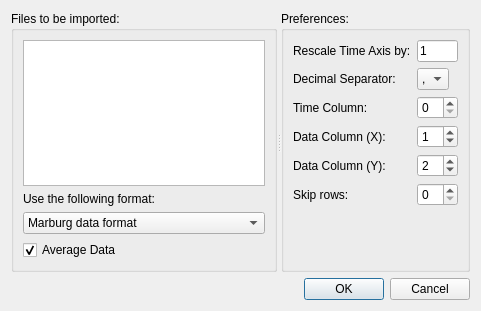
<?xml version="1.0" encoding="UTF-8"?>
<ui version="4.0">
 <class>Dialog</class>
 <widget class="QDialog" name="Dialog">
  <property name="geometry">
   <rect>
    <x>0</x>
    <y>0</y>
    <width>481</width>
    <height>311</height>
   </rect>
  </property>
  <property name="windowTitle">
   <string>Dialog</string>
  </property>
  <layout class="QVBoxLayout" name="verticalLayout_2">
   <item>
    <widget class="QSplitter" name="splitter">
     <property name="orientation">
      <enum>Qt::Horizontal</enum>
     </property>
     <widget class="QGroupBox" name="groupBox_2">
      <property name="title">
       <string>Files to be imported:</string>
      </property>
      <layout class="QVBoxLayout" name="verticalLayout">
       <item>
        <widget class="QListWidget" name="lw_inputfiles"/>
       </item>
       <item>
        <widget class="QLabel" name="label_7">
         <property name="text">
          <string>Use the following format:</string>
         </property>
        </widget>
       </item>
       <item>
        <widget class="QComboBox" name="cb_dataFormat">
         <item>
          <property name="text">
           <string>Marburg data format</string>
          </property>
         </item>
         <item>
          <property name="text">
           <string>Inrim data format</string>
          </property>
         </item>
         <item>
          <property name="text">
           <string>custom data format</string>
          </property>
         </item>
        </widget>
       </item>
       <item>
        <widget class="QCheckBox" name="cb_averaging">
         <property name="text">
          <string>Average Data</string>
         </property>
         <property name="checked">
          <bool>true</bool>
         </property>
        </widget>
       </item>
      </layout>
     </widget>
     <widget class="QGroupBox" name="groupBox">
      <property name="title">
       <string>Preferences:</string>
      </property>
      <layout class="QFormLayout" name="formLayout">
       <property name="fieldGrowthPolicy">
        <enum>QFormLayout::FieldsStayAtSizeHint</enum>
       </property>
       <item row="0" column="0">
        <widget class="QLabel" name="label">
         <property name="text">
          <string>Rescale Time Axis by:</string>
         </property>
        </widget>
       </item>
       <item row="1" column="0">
        <widget class="QLabel" name="label_2">
         <property name="text">
          <string>Decimal Separator:</string>
         </property>
        </widget>
       </item>
       <item row="1" column="1">
        <widget class="QComboBox" name="cb_separator">
         <property name="maximumSize">
          <size>
           <width>45</width>
           <height>16777215</height>
          </size>
         </property>
         <property name="currentIndex">
          <number>0</number>
         </property>
         <item>
          <property name="text">
           <string>,</string>
          </property>
         </item>
         <item>
          <property name="text">
           <string>.</string>
          </property>
         </item>
        </widget>
       </item>
       <item row="2" column="0">
        <widget class="QLabel" name="label_6">
         <property name="text">
          <string>Time Column:</string>
         </property>
        </widget>
       </item>
       <item row="2" column="1">
        <widget class="QSpinBox" name="sb_timecol"/>
       </item>
       <item row="3" column="0">
        <widget class="QLabel" name="label_3">
         <property name="text">
          <string>Data Column (X):</string>
         </property>
        </widget>
       </item>
       <item row="3" column="1">
        <widget class="QSpinBox" name="sb_dataxcol">
         <property name="value">
          <number>1</number>
         </property>
        </widget>
       </item>
       <item row="4" column="0">
        <widget class="QLabel" name="label_5">
         <property name="text">
          <string>Data Column (Y):</string>
         </property>
        </widget>
       </item>
       <item row="4" column="1">
        <widget class="QSpinBox" name="sb_dataycol">
         <property name="value">
          <number>2</number>
         </property>
        </widget>
       </item>
       <item row="5" column="0">
        <widget class="QLabel" name="label_4">
         <property name="text">
          <string>Skip rows: </string>
         </property>
        </widget>
       </item>
       <item row="5" column="1">
        <widget class="QSpinBox" name="sb_skiprows"/>
       </item>
       <item row="0" column="1">
        <widget class="QLineEdit" name="le_timescaling">
         <property name="maximumSize">
          <size>
           <width>45</width>
           <height>16777215</height>
          </size>
         </property>
         <property name="text">
          <string>1</string>
         </property>
        </widget>
       </item>
      </layout>
     </widget>
    </widget>
   </item>
   <item>
    <widget class="QDialogButtonBox" name="buttonBox">
     <property name="orientation">
      <enum>Qt::Horizontal</enum>
     </property>
     <property name="standardButtons">
      <set>QDialogButtonBox::Cancel|QDialogButtonBox::Ok</set>
     </property>
    </widget>
   </item>
  </layout>
 </widget>
 <resources/>
 <connections>
  <connection>
   <sender>buttonBox</sender>
   <signal>accepted()</signal>
   <receiver>Dialog</receiver>
   <slot>accept()</slot>
   <hints>
    <hint type="sourcelabel">
     <x>248</x>
     <y>254</y>
    </hint>
    <hint type="destinationlabel">
     <x>157</x>
     <y>274</y>
    </hint>
   </hints>
  </connection>
  <connection>
   <sender>buttonBox</sender>
   <signal>rejected()</signal>
   <receiver>Dialog</receiver>
   <slot>reject()</slot>
   <hints>
    <hint type="sourcelabel">
     <x>316</x>
     <y>260</y>
    </hint>
    <hint type="destinationlabel">
     <x>286</x>
     <y>274</y>
    </hint>
   </hints>
  </connection>
 </connections>
</ui>
